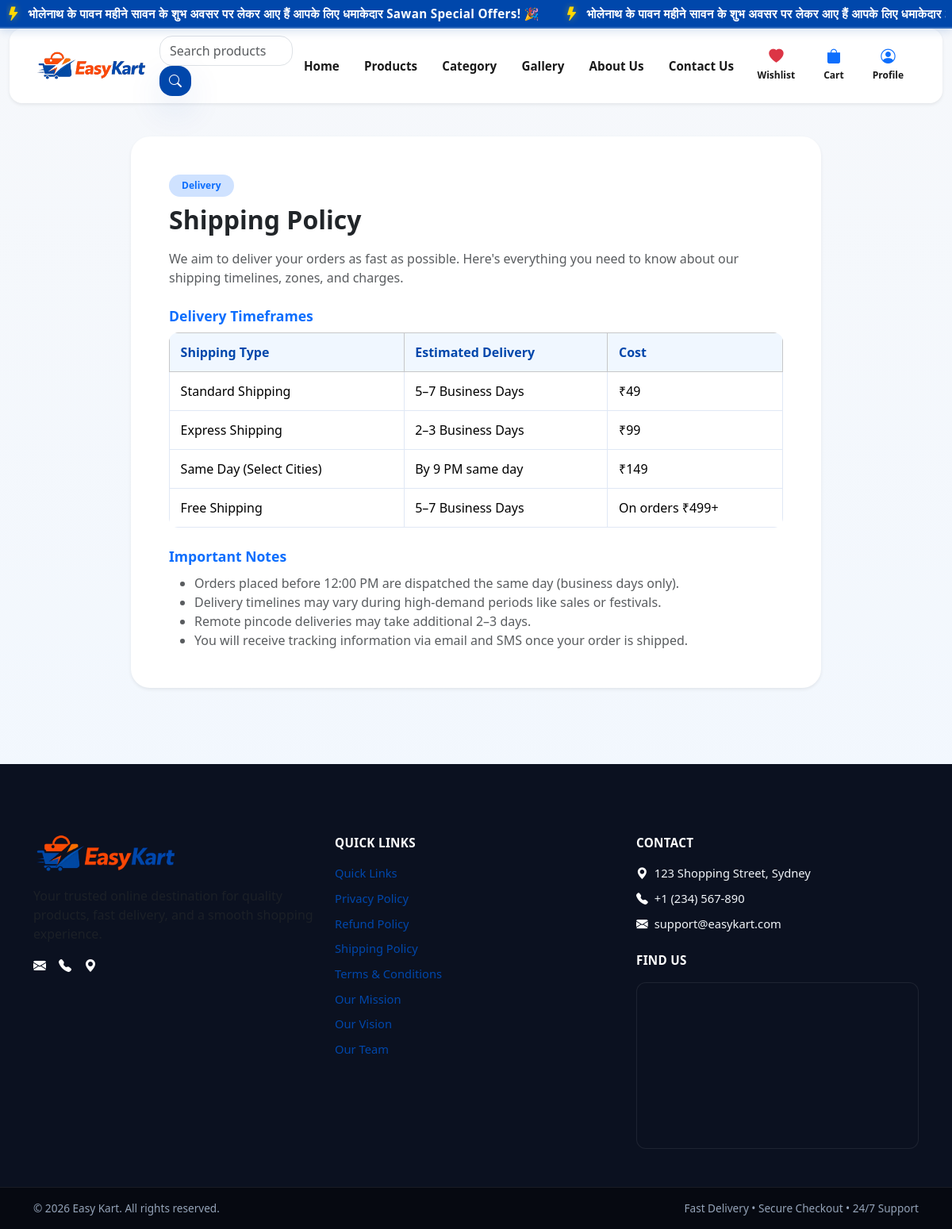
Screenshot of /shipping-policy/ with the database file from the repository.
### easy_kart/models.py (models this page shows, shortened)
class Announcement(models.Model):
    title = models.CharField(max_length=255)
    message = models.TextField()
    is_active = models.BooleanField(default=True)
    start_at = models.DateTimeField(null=True, blank=True)
    end_at = models.DateTimeField(null=True, blank=True)
    created_at = models.DateTimeField(auto_now_add=True)
    class Meta:
        ordering = ["-created_at"]

### easy_kart/views.py (the view)
# urls.py: path('shipping-policy/', shipping_policy, name='shipping_policy'),
def shipping_policy(request):
    return render(request, 'shipping_policy.html', {
        'page_title': 'Shipping Policy',
        'heading': 'Shipping Policy',
    })

### easy_kart/context_processors.py (called while the page is built)
def active_announcements(request):
    now = timezone.now()
    announcements = Announcement.objects.filter(is_active=True).filter(
        models.Q(start_at__lte=now) | models.Q(start_at__isnull=True)
    ).filter(models.Q(end_at__gte=now) | models.Q(end_at__isnull=True))
    return {"announcements": announcements}

def cart_item_count(request):
    count = 0
    if request.user.is_authenticated:
        cart = Cart.objects.filter(user=request.user).first()
        if cart:
            count = cart.total_items
    else:
        session_cart = request.session.get('cart', {})
        if isinstance(session_cart, dict):
            try:
                count = sum(int(quantity) for quantity in session_cart.values())
            except (TypeError, ValueError):
                count = 0
    return {"cart_item_count": count}

### templates/shipping_policy.html (shortened to what this page needs)
{% extends 'base.html' %}
{% block content %}
<div class="py-2 py-md-4">
    <div class="row justify-content-center">
        <div class="col-lg-9">
            <div class="card shadow-sm border-0">
                <div class="card-body p-3 p-sm-4 p-md-5">
                    <span class="badge bg-primary-subtle text-primary mb-2 px-3 py-2 rounded-pill fw-semibold">Delivery</span>
                    <h1 class="h2 fw-bold mb-3">{{ heading }}</h1>
                    <p class="text-muted">We aim to deliver your orders as fast as possible. Here's everything you need to know about our shipping timelines, zones, and charges.</p>
                    <h4 class="h5 fw-bold text-primary mt-4">Delivery Timeframes</h4>
                    <div class="table-responsive mt-2">
                        <table class="table table-bordered table-sm text-muted">
                            <thead class="table-light">
                                <tr>
                                    <th>Shipping Type</th>
                                    <th>Estimated Delivery</th>
                                    <th>Cost</th>
                                </tr>
                            </thead>
                            <tbody>
                                <tr><td>Standard Shipping</td><td>5–7 Business Days</td><td>₹49</td></tr>
                                <tr><td>Express Shipping</td><td>2–3 Business Days</td><td>₹99</td></tr>
                                <tr><td>Same Day (Select Cities)</td><td>By 9 PM same day</td><td>₹149</td></tr>
                                <tr><td>Free Shipping</td><td>5–7 Business Days</td><td>On orders ₹499+</td></tr>
                            </tbody>
                        </table>
                    </div>
                    <h4 class="h5 fw-bold text-primary mt-4">Important Notes</h4>
                    <ul class="text-muted mb-0">
                        <li>Orders placed before 12:00 PM are dispatched the same day (business days only).</li>
                        <li>Delivery timelines may vary during high-demand periods like sales or festivals.</li>
                        <li>Remote pincode deliveries may take additional 2–3 days.</li>
                        <li>You will receive tracking information via email and SMS once your order is shipped.</li>
                    </ul>
                </div>
            </div>
        </div>
    </div>
</div>
{% endblock %}

### templates/partials/navbar.html (shortened to what this page needs)
{% load static %}
{% if announcements %}
<div class="announcement-bar fixed-top text-white w-100">
    <div class="announcement-content">
        <div class="announcement-marquee-wrapper">
            <div class="announcement-marquee">
                {% for ann in announcements %}
                    <span class="announcement-message">
                        <i class="bi bi-lightning-fill"></i>{{ ann.message }}
                    </span>
                {% endfor %}
                {% for ann in announcements %}
                    <span class="announcement-message">
                        <i class="bi bi-lightning-fill"></i>{{ ann.message }}
                    </span>
                {% endfor %}
            </div>
        </div>
    </div>
</div>
{% endif %}
<nav class="navbar navbar-expand-lg navbar-light bg-white shadow-sm easykart-navbar fixed-top">
    <div class="container-fluid px-2 px-md-3">
        <a class="navbar-brand d-flex align-items-center me-2 me-md-3" href="{% url 'home' %}">
            <img src="{% static 'assets/Logo.png' %}" alt="Easy Kart" class="navbar-logo-pro">
        </a>
        <div class="d-flex align-items-center order-lg-3 ms-auto gap-1 gap-sm-2">
            <ul class="navbar-nav align-items-center easykart-header-actions flex-row mb-0">
                <li class="nav-item">
                    <a class="nav-link easykart-icon-link" href="{% url 'wishlist' %}" title="My Wishlist">
                        <i class="bi bi-heart-fill text-danger"></i>
                        <span class="small d-none d-sm-inline">Wishlist</span>
                    </a>
                </li>
                <li class="nav-item position-relative">
                    <a class="nav-link easykart-icon-link" href="{% url 'cart' %}" title="My Cart">
                        <i class="bi bi-bag-fill text-primary"></i>
                        <span class="small d-none d-sm-inline">Cart</span>
                    </a>
                </li>
                <li class="nav-item dropdown">
                    <a class="nav-link dropdown-toggle easykart-icon-link" href="#" id="profileDropdown" role="button" data-bs-toggle="dropdown" aria-expanded="false" title="My Profile">
                        <i class="bi bi-person-circle text-primary"></i>
                        <span class="small d-none d-sm-inline">Profile</span>
                    </a>
                </li>
            </ul>
        </div>
        <div class="collapse navbar-collapse order-lg-2 flex-grow-1 justify-content-center" id="easyKartNavbar">
            <form class="easykart-search-form" action="{% url 'product' %}" method="get" role="search">
                <input id="navbarSearch" class="form-control" type="search" name="q" value="{{ request.GET.q|default:'' }}" placeholder="Search products" autocomplete="off">
                <button class="btn btn-primary" type="submit" aria-label="Search products" title="Search products">
                    <i class="bi bi-search" aria-hidden="true"></i>
                </button>
            </form>
            <ul class="navbar-nav align-items-center gap-1 easykart-menu">
                <li class="nav-item">
                    <a class="nav-link {% if request.resolver_match.url_name == 'home' %}active{% endif %}" href="{% url 'home' %}" title="Home">Home</a>
                </li>
                <li class="nav-item">
                    <a class="nav-link {% if request.resolver_match.url_name == 'product' %}active{% endif %}" href="{% url 'product' %}" title="Shop Products">Products</a>
                </li>
                <li class="nav-item">
                    <a class="nav-link {% if request.resolver_match.url_name == 'category' or request.resolver_match.url_name == 'category_detail' %}active{% endif %}" href="{% url 'category' %}" title="Browse Categories">Category</a>
                </li>
                <li class="nav-item">
                    <a class="nav-link {% if request.resolver_match.url_name == 'gallery' %}active{% endif %}" href="{% url 'gallery' %}" title="View Gallery">Gallery</a>
                </li>
                <li class="nav-item">
                    <a class="nav-link {% if request.resolver_match.url_name == 'about_us' %}active{% endif %}" href="{% url 'about_us' %}" title="About Us">About Us</a>
                </li>
                <li class="nav-item">
                    <a class="nav-link {% if request.resolver_match.url_name == 'contact' %}active{% endif %}" href="{% url 'contact' %}" title="Contact Us">Contact Us</a>
                </li>
            </ul>
        </div>
    </div>
</nav>

### staticfiles/css/products.css (style rules this page uses)
.card { border: 0; border-radius: 12px; box-shadow: 0 6px 18px rgba(0, 71, 171, 0.06); background: #ffffff; transition: all 0.3s ease; }
.btn-primary { background: linear-gradient(135deg, #0047AB 0%, #003580 100%); border: none; color: #ffffff; font-weight: 600; transition: all 0.3s ease; box-shadow: 0 4px 12px rgba(0, 71, 171, 0.25); }

### staticfiles/css/responsive.css (style rules this page uses)
:root { --ek-nav-height-desktop: 72px; --ek-nav-height-mobile: 62px; --ek-announcement-height: 36px; --ek-page-padding-top: calc(var(--ek-nav-height-desktop) + var(--ek-announcement-height) + 16px); }
*, *::before, *::after { box-sizing: border-box; }
html { font-size: 16px; -webkit-text-size-adjust: 100%; scroll-behavior: smooth; }
body.theme-easykart { padding-top: var(--ek-page-padding-top) !important; overflow-x: hidden; width: 100%; min-height: 100vh; display: flex; flex-direction: column; }
img, svg, video, canvas, audio, iframe, embed, object { max-width: 100%; height: auto; display: block; }
h1, .h1 { font-size: clamp(1.5rem, 3.5vw + 0.5rem, 2.5rem); line-height: 1.25; }
h2, .h2 { font-size: clamp(1.3rem, 2.8vw + 0.4rem, 2rem); line-height: 1.3; }
h4, .h4 { font-size: clamp(1.05rem, 1.5vw + 0.25rem, 1.35rem); line-height: 1.4; }
h5, .h5 { font-size: clamp(0.95rem, 1.2vw + 0.2rem, 1.15rem); line-height: 1.45; }
.announcement-bar { position: fixed; top: 0; left: 0; right: 0; width: 100%; z-index: 1070; height: var(--ek-announcement-height); background: var(--ek-navy); display: flex; align-items: center; overflow: hidden; }
.announcement-content { width: 100%; overflow: hidden; padding: 0 0.5rem; }
.announcement-marquee-wrapper { width: 100%; overflow: hidden; white-space: nowrap; }
.announcement-marquee { display: inline-flex; align-items: center; white-space: nowrap; animation: ek-marquee 22s linear infinite; gap: 2rem; }
.easykart-navbar { position: fixed; top: var(--ek-announcement-height); left: 50%; transform: translateX(-50%); width: calc(100% - 1.5rem); max-width: 1360px; z-index: 1060; background: #ffffff !important; border-radius: 1rem; box-shadow: 0 10px 30px rgba(0, 71, 171, 0.1); padding: 0.5rem 1rem !important; transition: all 0.3s ease; }
.easykart-navbar .navbar-brand { margin-right: 1rem; }
.navbar-logo-pro { height: 44px; max-width: 140px; width: auto; object-fit: contain; }
.easykart-menu .nav-link { font-size: 0.95rem; padding: 0.45rem 0.85rem !important; border-radius: 0.5rem; white-space: nowrap; }
.easykart-header-actions { display: flex !important; align-items: center; gap: 0.5rem; margin: 0; padding: 0; list-style: none; }
.easykart-header-actions .easykart-icon-link { display: inline-flex; flex-direction: column; align-items: center; justify-content: center; padding: 0.35rem 0.6rem; border-radius: 0.6rem; font-size: 0.72rem; font-weight: 600; text-decoration: none; color: #1a1a1a; transition: all 0.2s ease; min-width: 44px; }
.easykart-header-actions .easykart-icon-link i { font-size: 1.15rem; line-height: 1; margin-bottom: 2px; }
.btn { display: inline-flex; align-items: center; justify-content: center; gap: 0.35rem; font-weight: 600; transition: all 0.2s ease; text-decoration: none; white-space: normal; word-break: break-word; border-radius: 0.75rem; min-height: 38px; }
.card { border-radius: 1rem; overflow: hidden; word-wrap: break-word; background: #ffffff; }
.table-responsive { display: block; width: 100%; overflow-x: auto; -webkit-overflow-scrolling: touch; border-radius: 0.75rem; }
.table { width: 100%; margin-bottom: 0; vertical-align: middle; }
.table th { white-space: nowrap; background: #f0f7ff; color: var(--ek-navy); font-weight: 600; padding: 0.75rem 0.85rem; }
.table td { padding: 0.75rem 0.85rem; word-break: break-word; }
@media (min-width: 992px) { .easykart-navbar .navbar-collapse { display: flex !important; align-items: center; justify-content: center; } }

### rows the page displays
Announcement: message "भोलेनाथ के पावन महीने सावन के शुभ अवसर पर लेकर आए हैं आपके लिए धमाकेदार Sawan Special Offers! 🎉", message "भोलेनाथ के पावन महीने सावन के शुभ अवसर पर लेकर आए हैं आपके लिए धमाकेदार…"

### other values shown
{{ heading }} "Shipping Policy"
